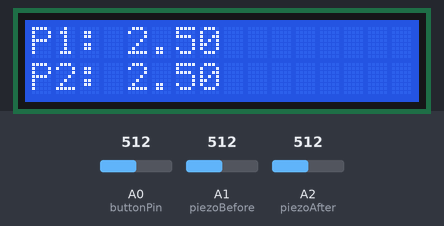
Simulated run of this sketch. Board: Arduino Uno, built with avr-gcc and run on an emulated ATmega328P. Shown: 16×2 character LCD. Inputs (shaded band) come from the test bench; at power-on: A0 (buttonPin) = 512, A1 (piezoBefore) = 512, A2 (piezoAfter) = 512.

Above: at 3.2 s.
3.3 s: A0 (buttonPin) set to 716
13.5 s: A1 (piezoBefore) set to 11
At 18.0 s:
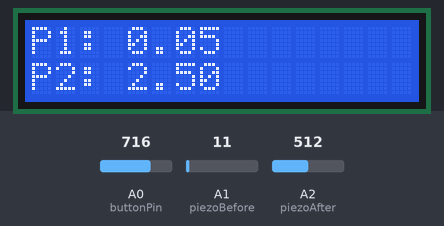
23.5 s: A1 (piezoBefore) set to 8
At 27.4 s:
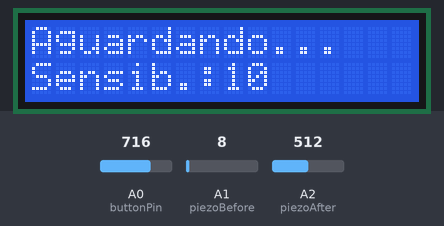
31.0 s: A0 (buttonPin) set to 122
At 32.6 s:
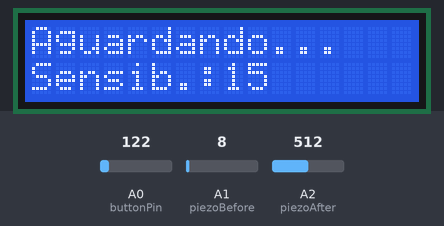
36.6 s: A1 (piezoBefore) set to 109
At 37.7 s:
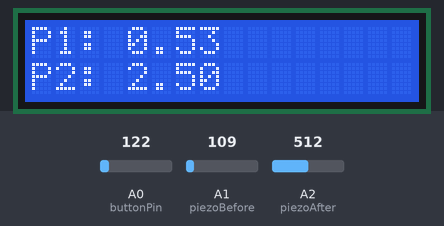
42.2 s: A2 (piezoAfter) set to 716
At 48.1 s:
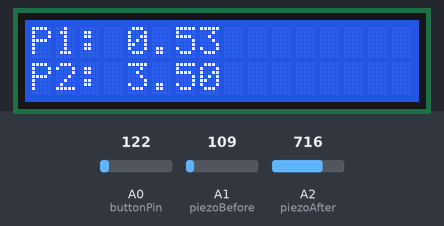
Timing chart, 0 to 49.3 s (numbered marks = the images above; inputs shaded):
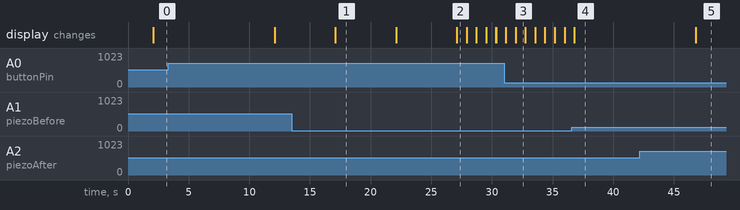

The sketch:

sensor_de_forca_piezo_.ino
```cpp
#include <LiquidCrystal.h>

LiquidCrystal lcd(8, 9, 4, 5, 6, 7);

const int buttonPin = A0;
const int UP_THRESHOLD_MIN = 99;
const int UP_THRESHOLD_MAX = 200;
const int DOWN_THRESHOLD_MIN = 250;
const int DOWN_THRESHOLD_MAX = 300;
const int SELECT_THRESHOLD_MIN = 650;
const int SELECT_THRESHOLD_MAX = 750;

const int piezoBefore = A1;
const int piezoAfter = A2;

int threshold = 10;
int readingBefore = 0;
int readingAfter = 0;

void setup() {
  lcd.begin(16, 2);
  lcd.print("Sensor de Forca");
  delay(2000);
  lcd.clear();
  Serial.begin(9600);
}

void loop() {
  readingBefore = analogRead(piezoBefore);
  readingAfter = analogRead(piezoAfter);
  int buttonValue = analogRead(buttonPin);

  float piezoVBefore = readingBefore / 1023.0 * 5.0;
  float piezoVAfter = readingAfter / 1023.0 * 5.0;

if (readingBefore >= threshold) {
    lcd.clear();

    lcd.setCursor(0, 0);
    lcd.print("P1: ");
    lcd.print(piezoVBefore, 2);

    lcd.setCursor(0, 1);
    lcd.print("P2: ");

    if (readingAfter > 0) {
      lcd.print(piezoVAfter, 2);
    } else {
      lcd.print("0.00");
    }
    delay(5000);

  } else {
    lcd.clear();
    lcd.setCursor(0, 0);
    lcd.print("Aguardando...");
    lcd.setCursor(0, 1);
    lcd.print("Sensib.:");
    lcd.print(threshold);
    delay(800);
  }

  if (buttonValue >= UP_THRESHOLD_MIN && buttonValue <= UP_THRESHOLD_MAX) {
    threshold += 5;
    if (threshold > 1023) {
      threshold = 1023;
    }
  }

  if (buttonValue >= DOWN_THRESHOLD_MIN && buttonValue <= DOWN_THRESHOLD_MAX) {
    threshold -= 5;
    if (threshold < 1) {
      threshold = 1;
    }
  }

  if (buttonValue >= SELECT_THRESHOLD_MIN && buttonValue <= SELECT_THRESHOLD_MAX) {
    lcd.clear();
    piezoVBefore = 0;
    piezoVAfter = 0;
    threshold = 10;
  }
}


//    Serial.print("piezoBf: ");
//    Serial.println(piezoVBefore);
```

Measured:
- the behaviour switches between 10 and 9 on A1 (piezoBefore) (found by bisection; images 1 and 2)
- after the input at 13.5 s, the display: first differs from a run without the input after 3.6 s (image 1)
- after the input at 23.5 s, the display: first differs from a run without the input after 3.6 s (image 2)
- after the input at 31.0 s, the display: first differs from a run without the input after 0.96 s (image 3)
- after the input at 36.6 s, the display: changes after 0.19 s (image 4)
- after the input at 42.2 s, the display: changes after 4.6 s (image 5)
- what the display in image 1 shows lasts 5.0 s, from 17.1 s to 22.1 s
